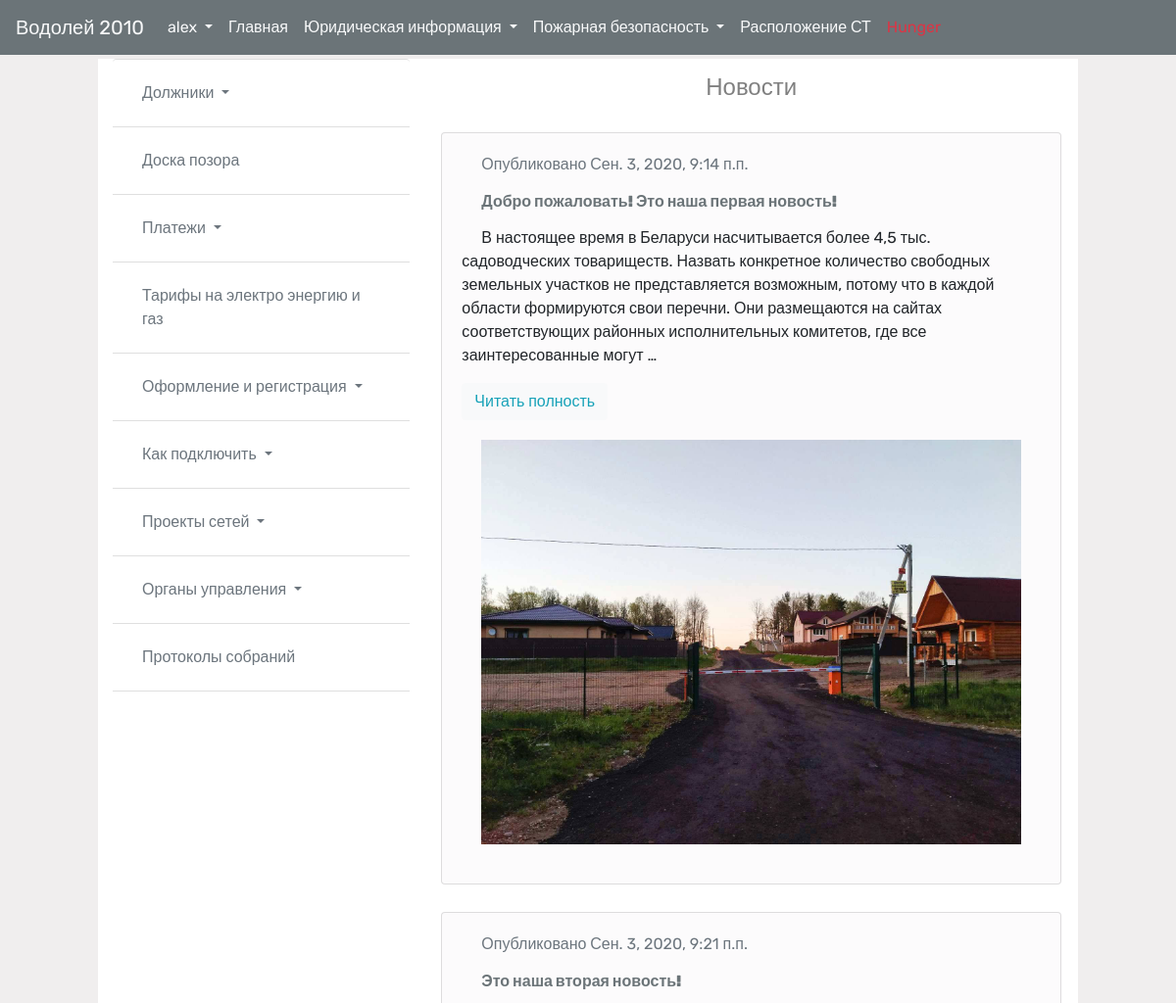
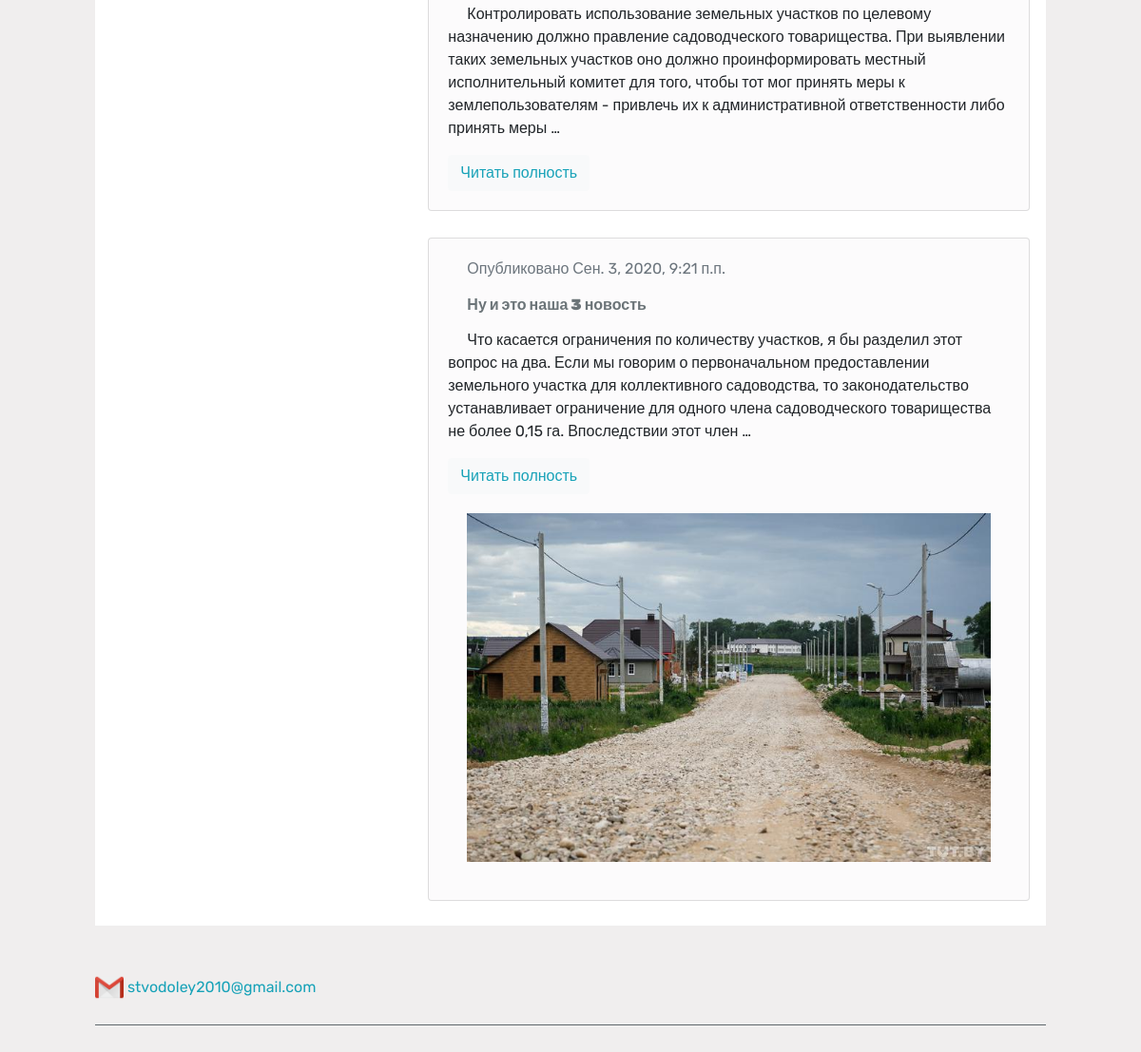
The app's page / (signed in) with its own data (2 pictures, top to bottom).
### village/models.py (models this page shows, shortened)
class Главная(models.Model):
    title = models.CharField(max_length=250)
    slug = models.SlugField(max_length=250,
                            default='')
    body = models.TextField()
    image = models.ImageField("Изображение",
                              upload_to="media_community/",
                              null="True",
                              blank="True")
    image2 = models.ImageField("Изображение",
                               upload_to="media_community/",
                               null="True",
                               blank="True")
    image3 = models.ImageField("Изображение",
                               upload_to="media_community/",
                               null="True",
                               blank="True")
    image4 = models.ImageField("Изображение",
                               upload_to="media_community/",
                               null="True",
                               blank="True")
    image5 = models.ImageField("Изображение",
                               upload_to="media_community/",
                               null="True",
                               blank="True")
    document = models.FileField("Файл",
                                upload_to="media_community/",
                                null="True",
                                blank="True", )
    document_2 = models.FileField("Файл",
                                  upload_to="media_community/",
                                  null="True",
                                  blank="True", )
    publish = models.DateTimeField(default=timezone.now)
    def get_absolute_url(self):
        return reverse('village:about_news',
                       args=[self.publish.year,
                             self.publish.month,
                             self.publish.day,
                             self.slug])

### village/views.py (the view)
# urls.py: path('', views.for_community, name='for_community'),
def for_community(request):
    main = models.Главная.objects.all()
    if request.method == "POST":
        form = forms.LoginForm(request.POST)
        if form.is_valid():
            cd = form.cleaned_data
            user = authenticate(
                request,
                username=cd['Логин'],
                password=cd['Пароль'],
            )
            if user is not None:
                if user.is_active:
                    hello = 'Добро пожаловать на Водолей 2010!'
                    login(request, user)
                    return render(request,
                                  'for_community.html',
                                  {'main_page': main,
                                   'form': form,
                                   'hello': hello}, )
                else:
                    HttpResponse('Inactive user')
            else:
                error = 'Неверный логин или пароль!'
                return render(request,
                              'for_community.html',
                              {'main_page': main,
                               'form': form,
                               'error': error}, )
    else:
        form = forms.LoginForm()
    return render(request,
                  'for_community.html',
                  {'main_page': main,
                   'form': form}, )

### village/templates/for_community.html (shortened to what this page needs)
{% extends "base.html" %}
{% block content %}
 {% if request.user.is_authenticated %}
<h4>Новости</h4>
        {% for main in main_page %}
<div class="card">
  <div class="card-body">
      <p class="text-secondary">Опубликовано {{main.publish}}</p>
    <h6 class="card-title">{{ main.title }}</h6>
    <p class="card-text">{{ main.body|linebreaks|truncatewords_html:40 }}</p>
      <a href="{{main.get_absolute_url}}" class="btn btn-light text-info">Читать полность</a>
      {% if main.image %}
<img class="card-img-top" src="{{main.image.url}}" alt="Card image cap">
      {% endif %}
  </div>
</div>
<br>
        {% endfor %}
{% else %}
        {% load crispy_forms_tags %}
{% endif %}
{% endblock %}

### village/templates/base.html (shortened to what this page needs)
{% load static %}
<!DOCTYPE html>
<html>
<head>
<link href='https://api.mapbox.com/mapbox-gl-js/v1.11.0/mapbox-gl.css' rel='stylesheet' />
<link rel="stylesheet" href="https://stackpath.bootstrapcdn.com/bootstrap/4.1.3/css/bootstrap.min.css">
<link href="{% static 'village.css' %}" rel="stylesheet">
</head>
<body>
<nav class="navbar navbar-expand-lg navbar-light fixed-top bd-navbar">
      <a class="navbar-brand text-light" href="{% url 'village:for_community' %}">
      Водолей 2010
  </a>
  <div class="collapse navbar-collapse" id="navbarSupportedContent">
<ul class="navbar-nav mr-auto">
    {% if request.user.is_authenticated %}
        <li class="nav-item dropdown">
  <a class="nav-link dropdown-toggle text-light" href="#" id="navbarDropdown" role="button" data-toggle="dropdown" aria-haspopup="true" aria-expanded="false">
      {{ request.user.username }}
  </a>
  </li>
      <li class="nav-item active">
        <a class="nav-link text-light" href="{% url 'village:for_community' %}">Главная</a>
      </li>
        <li class="nav-item dropdown">
  <a class="nav-link dropdown-toggle  text-light" href="#" id="navbarDropdown" role="button" data-toggle="dropdown" aria-haspopup="true" aria-expanded="false">
      Юридическая информация
  </a>
        </li>
        <li class="nav-item dropdown">
  <a class="nav-link dropdown-toggle text-light" href="#" id="navbarDropdown" role="button" data-toggle="dropdown" aria-haspopup="true" aria-expanded="false">
      Пожарная безопасность
  </a>
        </li>
    <li class="nav-item active">
        <a class="nav-link text-light" href="{% url 'village:maps' %}">Расположение СТ<span class="sr-only">(current)</span></a>
      </li>
      <li class="nav-item active">
        <a class="nav-link text-danger" href="{% url 'village:hunger' %}">Hunger</a>
      </li>
{% else %}
    <li class="nav-item active">
        <a class="nav-link text-light" href="{% url 'village:maps' %}">Расположение товарищества<span class="sr-only">(current)</span></a>
      </li>
{% endif %}
    </ul>
  </div>
</nav>
{% if request.user.is_authenticated %}
<div class="container">
<div class="row">
   <div class="col-lg-4 bd-sidebar">
<nav class="collapse bd-links" id="bd-docs-nav" aria-label="Main navigation">
<ul class="navbar-nav mr-auto">
    <li class="list-group-item">
    <div class="pulse">
    <a class="nav-link dropdown-toggle text-secondary" data-toggle="dropdown" href="#" role="button" aria-haspopup="true" aria-expanded="false">
       Должники
    </a>
    </div>
    </li>
        <li class="list-group-item">
    <a class="nav-link text-secondary" href="{% url 'village:shames' %}">Доска позора</a>
      </li>
    <li class="list-group-item" >
    <a class="nav-link dropdown-toggle text-secondary" data-toggle="dropdown" href="#" role="button" aria-haspopup="true" aria-expanded="false">
        Платежи
    </a>
    </li>
        <li class="list-group-item">
    <a class="nav-link text-secondary" href="{% url 'village:elect_and_gas_price' %}">Тарифы на электро энергию и газ</a>
      </li>
        <li class="list-group-item" >
    <a class="nav-link dropdown-toggle text-secondary" data-toggle="dropdown" href="#" role="button" aria-haspopup="true" aria-expanded="false">
        Оформление и регистрация
    </a>
    </li>
            <li class="list-group-item" >
    <a class="nav-link dropdown-toggle text-secondary" data-toggle="dropdown" href="#" role="button" aria-haspopup="true" aria-expanded="true">
        Как подключить
    </a>
    </li>
                <li class="list-group-item" >
    <a class="nav-link dropdown-toggle text-secondary" data-toggle="dropdown" href="#" role="button" aria-haspopup="true" aria-expanded="false">
        Проекты сетей
    </a>
    </li>
                <li class="list-group-item" >
    <a class="nav-link dropdown-toggle text-secondary" data-toggle="dropdown" href="#" role="button" aria-haspopup="true" aria-expanded="false">
        Органы управления
    </a>
    </li>
            <li class="list-group-item">
        <a class="nav-link text-secondary" href="{% url 'village:protocols' %}">Протоколы собраний</a>
    </li>
            <li class="list-group-item">
      </li>
</ul>
</nav>
</div>
<div class="col-lg-8">
    {% endif %}
{% block content %}
{% endblock %}
</div>
    </div>
</div>
<div class="contacts">
  <a href="mailto:stvodoley2010@gmail.com" class="text-info"><img src="static/jumbotron/Gmail_Icon.png/" width="30 px" height="30 px"> stvodoley2010@gmail.com</a>
  <hr class="my-4">
</div>
</body>
</html>

### village/static/village.css (style rules this page uses)
body { font-family: 'Rubik', sans-serif; background-color: #f0eeee; margin-top: 50px; padding: 10px 100px; }
p, h6 { text-indent: 20px; }
a { text-decoration: none; }
h1, h4 { text-align: center; padding: 15px; color: gray; }
.my-4 { background-color: #6b7478; }
.text-info { position: relative; text-decoration: none !important; }
.text-info:after { content:''; display: block; background-color: #6b7478; border-radius: 50%; width: 0; height: 2px; position: absolute; bottom: 0; left:0; transition-duration: 1.5s; opacity: 0; }
.contacts { width: 100%; padding: 50px 0; }
.navbar { background-color: #6b7478; }
.bd-links { overflow: auto; height: 650px; position: sticky; top: 3em; border-left: none; }
.bd-links .list-group-item { width: 100%; border-left: none; border-right: none; position:relative; }
.bd-links .list-group-item:before, .bd-links .list-group-item:after { content:''; display: block; background-color: #A9A9A9; width: 2px; height:0; position: absolute; transition-duration: 1s; }
.bd-links .list-group-item:before { left: 0; bottom:0; }
.bd-links .list-group-item:after { right: 0; top:0; }
.bd-links .nav-link { width: 100%; font-size: 16px; padding: 10px; }
.card-title { color: #6b7478; font-weight: 900; }
.card-img-top { padding: 20px; width: 100%; }
.card { background-color: #fcfbfc; margin: 2px; }
@media (min-width: 991px) { .bd-links { display: block !important; } }
.col-lg-4 { background-color: white; }
.col-lg-8 { background: white; width: 100%; }
.container { max-width: 100%; }
.pulse { animation: radial-pulse 4s infinite; }

### records on screen
Главная: publish "Сен. 3, 2020, 9:14 п.п.", title "Добро пожаловать! Это наша первая новость!", body "В настоящее время в Беларуси насчитывается более 4,5 тыс. садоводческих товариществ. Назвать конкретное количество свободных земельных участков не представляется возможным, потому что в каждой области формируются свои перечни. Они размещаются на сайтах соответствующих районных исполнительных комитетов, где все заинтересованные могут …", image (picture)
Главная: publish "Сен. 3, 2020, 9:21 п.п.", title "Это наша вторая новость!", body "Контролировать использование земельных участков по целевому назначению должно правление садоводческого товарищества. При выявлении таких земельных участков оно должно проинформировать местный исполнительный комитет для того, чтобы тот мог принять меры к землепользователям - привлечь их к административной ответственности либо принять меры …"
Главная: publish "Сен. 3, 2020, 9:21 п.п.", title "Ну и это наша 3 новость", body "Что касается ограничения по количеству участков, я бы разделил этот вопрос на два. Если мы говорим о первоначальном предоставлении земельного участка для коллективного садоводства, то законодательство устанавливает ограничение для одного члена садоводческого товарищества не более 0,15 га. Впоследствии этот член …", image (picture)

### other values on screen
{{ request.user.username }} "alex"
